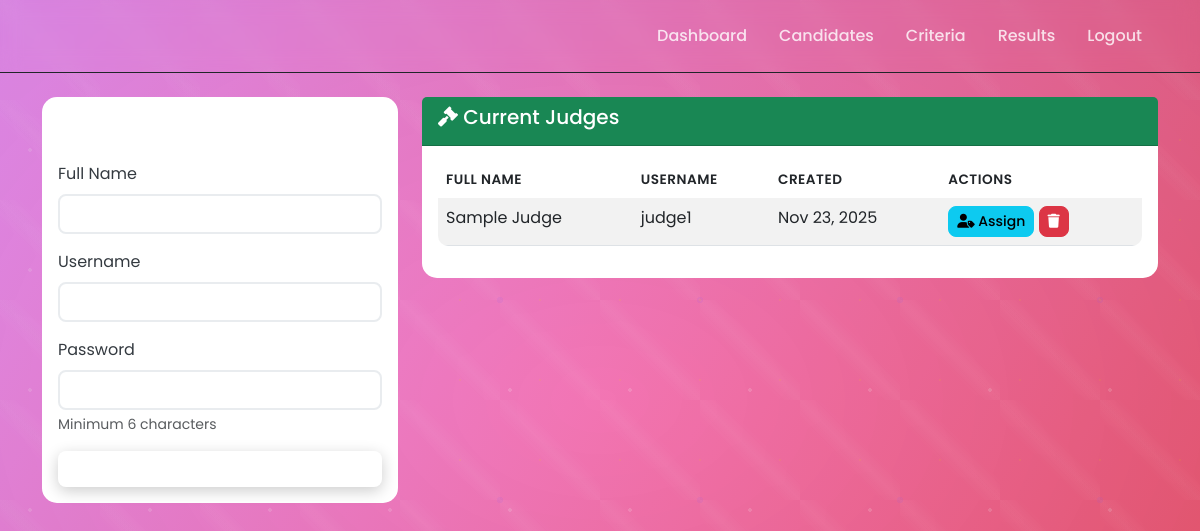
Before: /admin/judges.php (signed in) with the older database file.
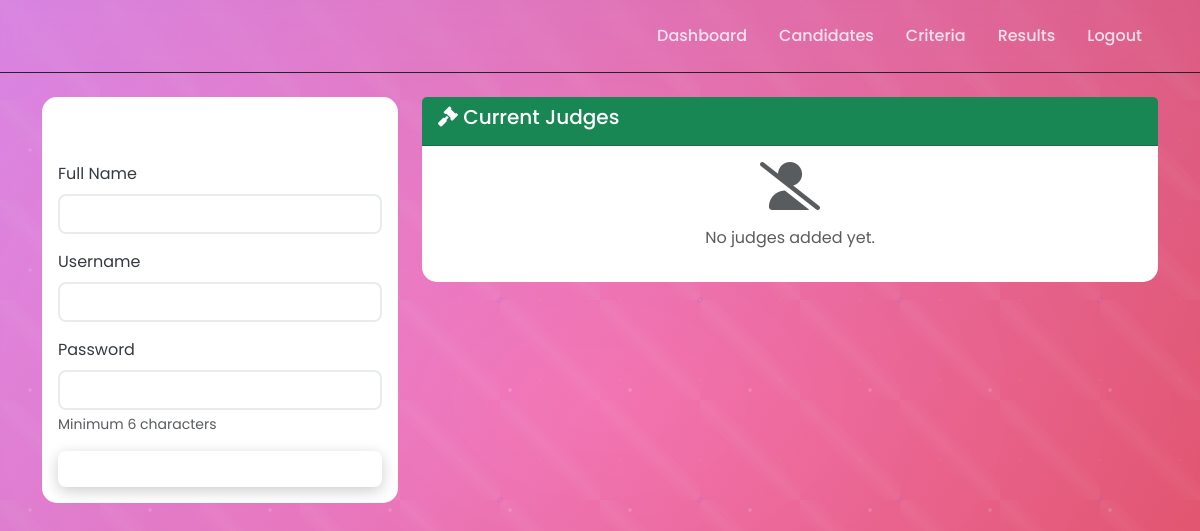
After: the same page with the newer database file.
### tables this page shows
CREATE TABLE IF NOT EXISTS users (
    id INT AUTO_INCREMENT PRIMARY KEY,
    username VARCHAR(50) UNIQUE NOT NULL,
    password VARCHAR(255) NOT NULL,
    role ENUM('admin', 'judge') NOT NULL,
    full_name VARCHAR(100) NOT NULL,
    created_at TIMESTAMP DEFAULT CURRENT_TIMESTAMP
);

### admin/judges.php (the view, shortened to what the changed rows need)
<?php
$database = new Database();
$db = $database->getConnection();
$query = "SELECT * FROM users WHERE role = 'judge' ORDER BY full_name";
$stmt = $db->prepare($query);
$stmt->execute();
$judges = $stmt->fetchAll(PDO::FETCH_ASSOC);
?>
<!DOCTYPE html>
<html lang="en">
<head>
    <link href="https://cdn.jsdelivr.net/npm/bootstrap@5.3.0/dist/css/bootstrap.min.css" rel="stylesheet">
    <link rel="stylesheet" href="https://cdnjs.cloudflare.com/ajax/libs/font-awesome/6.0.0/css/all.min.css">
    <link rel="stylesheet" href="../assets/css/style.css">
</head>
<body>
    <div class="container mt-4">
        <div class="row">
            <div class="col-md-8">
                <div class="card">
                    <div class="card-body">
                        <?php if (empty($judges)): ?>
                            <div class="text-center text-muted">
                                <i class="fas fa-user-slash fa-3x mb-3"></i>
                                <p>No judges added yet.</p>
                            </div>
                        <?php else: ?>
                            <div class="table-responsive">
                                <table class="table table-striped">
                                    <thead>
                                        <tr>
                                            <th>Full Name</th>
                                            <th>Username</th>
                                            <th>Created</th>
                                            <th>Actions</th>
                                        </tr>
                                    </thead>
                                    <tbody>
                                        <?php foreach ($judges as $judge): ?>
                                            <tr>
                                                <td><?php echo htmlspecialchars($judge['full_name']); ?></td>
                                                <td><?php echo htmlspecialchars($judge['username']); ?></td>
                                                <td><?php echo date('M j, Y', strtotime($judge['created_at'])); ?></td>
                                                <td>
                                                    <a href="assign_judge.php?id=<?php echo $judge['id']; ?>" class="btn btn-info btn-sm">
                                                        <i class="fas fa-user-tag"></i> Assign
                                                    </a>
                                                    <form method="POST" style="display: inline;" onsubmit="return confirm('Are you sure you want to delete this judge?')">
                                                        <button type="submit" class="btn btn-danger btn-sm">
                                                            <i class="fas fa-trash"></i>
                                                        </button>
                                                    </form>
                                                </td>
                                            </tr>
                                        <?php endforeach; ?>
                                    </tbody>
                                </table>
                            </div>
                        <?php endif; ?>
                    </div>
                </div>
            </div>
        </div>
    </div>
</body>
</html>

Changed rows visible on the page:
removed users: full_name "Sample Judge", username "judge1", created_at "Nov 23, 2025"
Other visible differences:
text no longer shown: "FULL NAME USERNAME CREATED ACTIONS"
text now shown: "No judges added yet."
